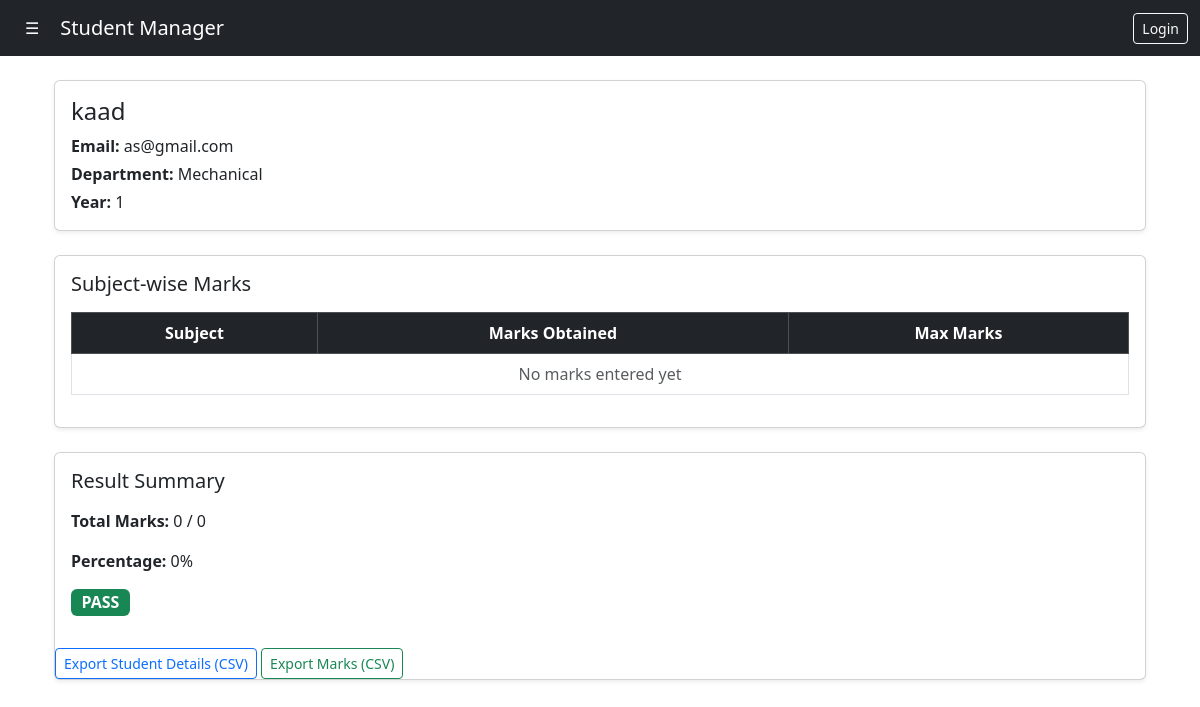
Page /students/3/report/ on the earlier database version.
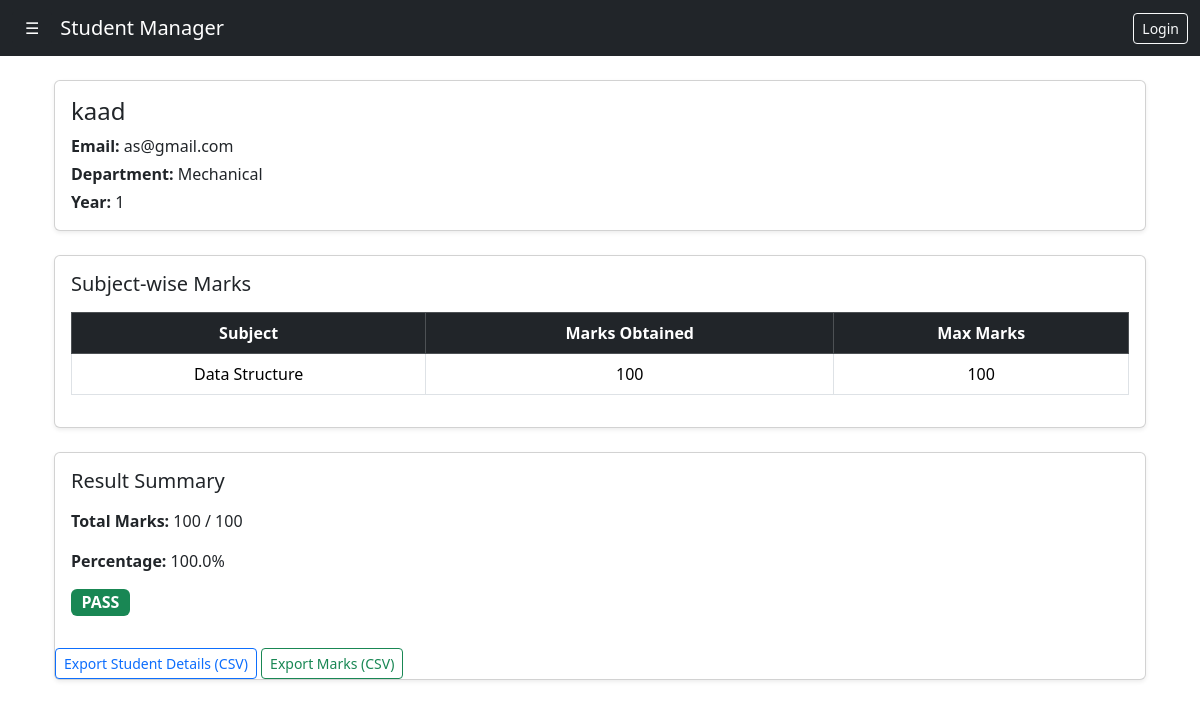
Same page on the later database version.
### core/models.py (models this page shows, shortened)
class Student(models.Model):
    DEPARTMENT_CHOICES = [
        ('CSE', 'Computer Science'),
        ('ECE', 'Electronics'),
        ('EEE', 'Electrical'),
        ('ME', 'Mechanical'),
        ('CE', 'Civil'),
    ]
    name = models.CharField(max_length=100)
    email = models.EmailField(unique=True)
    age = models.IntegerField(
        validators=[MinValueValidator(1)]
    )
    roll_number = models.CharField(max_length=20)
    department = models.CharField(max_length=100, choices=DEPARTMENT_CHOICES)
    year = models.IntegerField()
    image = models.ImageField(upload_to='students/', blank=True, null=True)
    created_at = models.DateTimeField(auto_now_add=True)
    def total_marks_obtained(self):
        return sum(mark.marks_obtained for mark in self.marks.all())
    def total_max_marks(self):
        return sum(mark.subject.max_marks for mark in self.marks.all())
    def percentage(self):
        max_marks = self.total_max_marks()
        if max_marks == 0:
            return 0
        return round((self.total_marks_obtained() / max_marks) * 100, 2)
    def has_failed_any_subject(self):
        for mark in self.marks.all():
            if mark.marks_obtained < 35:
                return True
        return False
    def result(self):
        if self.has_failed_any_subject():
            return "FAIL"
        return "PASS"

class Marks(models.Model):
    student = models.ForeignKey(
        Student,
        on_delete=models.CASCADE,
        related_name='marks'
    )
    subject = models.ForeignKey(
        Subject,
        on_delete=models.CASCADE,
        related_name='marks'
    )
    marks_obtained = models.PositiveIntegerField()
    created_at = models.DateField(auto_now_add=True)
    class Meta:
        unique_together = ('student','subject')

class Subject(models.Model):
    DEPARTMENT_CHOICES = [
        ('CSE', 'Computer Science'),
        ('ECE', 'Electronics'),
        ('EEE', 'Electrical'),
        ('ME', 'Mechanical'),
        ('CE', 'Civil'),
    ]
    name = models.CharField(max_length=100)
    department = models.CharField(
        max_length=50,
        choices=DEPARTMENT_CHOICES
    )
    max_marks = models.PositiveIntegerField(default=100)
    is_active = models.BooleanField(default=True)

### core/views.py (the view)
# urls.py: path('students/<int:pk>/report/', views.student_report, name='student_report'),
def student_report(request, pk):
    student = get_object_or_404(Student, pk=pk)
    marks = student.marks.select_related('subject')
    context = {
        'student': student,
        'marks': marks,
    }
    return render(request, 'core/student_report.html', context)

### templates/core/student_report.html (shortened to what this page needs)
{% extends 'core/base.html' %}
{% block content %}
<div class="container mt-4">
    <div class="card shadow-sm mb-4">
        <div class="card-body">
            <h4 class="mb-2">{{ student.name }}</h4>
            <p class="mb-1"><strong>Email:</strong> {{ student.email }}</p>
            <p class="mb-1"><strong>Department:</strong> {{ student.get_department_display }}</p>
            <p class="mb-0"><strong>Year:</strong> {{ student.year }}</p>
        </div>
    </div>
        <div class="card shadow-sm mb-4">
        <div class="card-body">
            <h5 class="mb-3">Subject-wise Marks</h5>
            <table class="table table-bordered text-center">
                <thead class="table-dark">
                    <tr>
                        <th>Subject</th>
                        <th>Marks Obtained</th>
                        <th>Max Marks</th>
                    </tr>
                </thead>
                <tbody>
                    {% for mark in marks %}
                    <tr>
                        <td>{{ mark.subject.name }}</td>
                        <td>{{ mark.marks_obtained }}</td>
                        <td>{{ mark.subject.max_marks }}</td>
                    </tr>
                    {% empty %}
                    <tr>
                        <td colspan="3" class="text-muted">
                            No marks entered yet
                        </td>
                    </tr>
                    {% endfor %}
                </tbody>
            </table>
        </div>
    </div>
        <div class="card shadow-sm">
        <div class="card-body">
            <h5 class="mb-3">Result Summary</h5>
            <p><strong>Total Marks:</strong> {{ student.total_marks_obtained }} / {{ student.total_max_marks }}</p>
            <p><strong>Percentage:</strong> {{ student.percentage }}%</p>
            {% if student.result == "PASS" %}
                <span class="badge bg-success fs-6">PASS</span>
            {% else %}
                <span class="badge bg-danger fs-6">FAIL</span>
            {% endif %}
        </div>
        <div class="mt-3">
            <a href="{% url 'export_student_details' student.id %}"
            class="btn btn-outline-primary btn-sm">
                Export Student Details (CSV)
            </a>
            <a href="{% url 'export_student_marks' student.id %}"
            class="btn btn-outline-success btn-sm">
                Export Marks (CSV)
            </a>
        </div>
    </div>
</div>
{% endblock %}

Differences in the rows shown:
computed for Student "kaad": total_marks_obtained "0" → "100"; total_max_marks "0" → "100"; percentage "0" → "100.0"
added Marks: subject.name "Data Structure", marks_obtained "100", subject.max_marks "100"
Other differences:
text no longer shown: "No marks entered yet"
